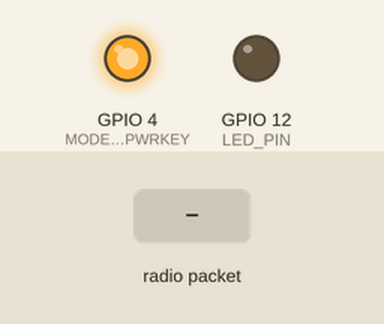
This sketch was run on a simulated ESP32. Parts: output pins drawn as LEDs (lit = HIGH). The test bench sets the inputs (shaded band). Random numbers use the default seed unless the sketch sets one; no MQTT or app messages arrive unless stated; what the sketch prints to the serial monitor is not drawn.

Above: at 1.3 s.
1.4 s: radio packet "OPERACION_NORMAL" arrives
At 2.6 s:
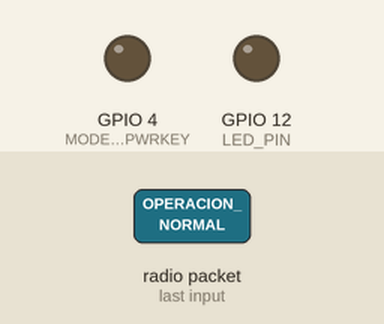
3.1 s: radio packet "1" arrives
At 4.1 s:
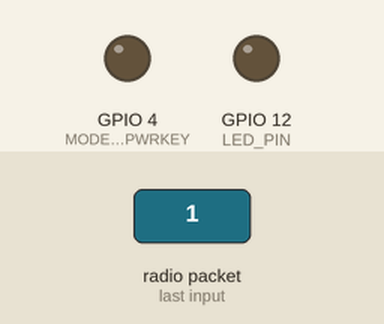
Timing chart, 0 to 6.1 s (numbered marks = the images above; inputs shaded):
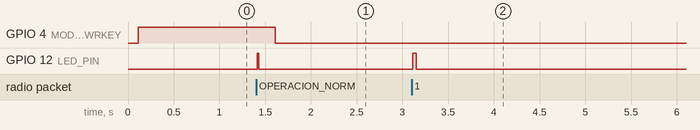

The sketch:

Lilygo-P.ino
```cpp
#define TINY_GSM_MODEM_SIM7070
#define TINY_GSM_RX_BUFFER 1024

#include <TinyGsmClient.h>
#include <PubSubClient.h>
#include <esp_now.h>
#include <WiFi.h> // Se mantiene la librería únicamente porque ESP-NOW la requiere para la capa MAC
#include <ArduinoJson.h>

// ===================== PINES =====================
#define MODEM_TX      27
#define MODEM_RX      26
#define MODEM_PWRKEY  4
#define LED_PIN       12

// ===================== CONFIGURACIÓN RED CELULAR =====================
const char apn[]      = "web.iusacellgsm.mx";
const char gprsUser[] = "iusacellgsm";
const char gprsPass[] = "iusacellgsm";

const char* broker = "broker.hivemq.com";
const char* topicPublish = "itics/mgti/isai/sensor";

// ===================== OBJETOS DE CONEXIÓN =====================
HardwareSerial SerialAT(1);
TinyGsm modem(SerialAT);
TinyGsmClient clientGPRS(modem);
PubSubClient mqtt(clientGPRS);

// ===================== VARIABLES DE CONTROL =====================
String payloadESPNow = "";
volatile bool hayDatoNuevo = false;

enum EstadoModem { ENCIENDO_KEY, APAGO_KEY, ESPERANDO_ESTABILIZACION, MODEM_LISTO };
EstadoModem pasoModem = ENCIENDO_KEY;

#define MAX_BUFFER 10
String bufferDatos[MAX_BUFFER];
int bufferIndex = 0;

unsigned long cronometroModem = 0;
unsigned long ultimoIntentoRed = 0;
const unsigned long intervaloIntentoRed = 15000;

// ===================== CALLBACK ESP-NOW =====================
void onDataRecv(const uint8_t * mac, const uint8_t *incomingData, int len) {
  char buffer[len + 1];
  memcpy(buffer, incomingData, len);
  buffer[len] = '\0';

  payloadESPNow = String(buffer);
  hayDatoNuevo = true;
}

// ===================== SETUP =====================
void setup() {
  Serial.begin(115200);
  delay(100);

  Serial.println("\n=== INICIALIZANDO GATEWAY CELULAR FUELGUARD ===");

  pinMode(LED_PIN, OUTPUT);
  pinMode(MODEM_PWRKEY, OUTPUT);
  digitalWrite(MODEM_PWRKEY, LOW);

  // 1. Configurar radio estrictamente para ESP-NOW (WiFi deshabilitado para evitar conflictos)
  WiFi.mode(WIFI_STA);
  WiFi.disconnect();
  Serial.print("[SISTEMA] Dirección MAC de la LilyGO: ");
  Serial.println(WiFi.macAddress());

  // 2. Arrancar ESP-NOW de forma inmediata (Máxima prioridad de escucha local)
  if (esp_now_init() != ESP_OK) {
    Serial.println("[ESP-NOW] Error crítico al inicializar el receptor.");
  } else {
    Serial.println("[ESP-NOW] Receptor activo. Escuchando telemetría de la Heltec V3...");
  }
  esp_now_register_recv_cb(onDataRecv);

  // 3. Inicializar puerto serie de comandos AT para el módem
  SerialAT.begin(115200, SERIAL_8N1, MODEM_RX, MODEM_TX);

  // 4. Configurar Broker MQTT sobre la red celular
  mqtt.setServer(broker, 1883);
  mqtt.setKeepAlive(60);

  cronometroModem = millis();
}

// ===================== MAQUINA DE ESTADOS ASÍNCRONA DEL MÓDEM =====================
void actualizarHardwareModem() {
  unsigned long tiempoActual = millis();

  switch (pasoModem) {
    case ENCIENDO_KEY:
      Serial.println("[MÓDEM] Enviando pulso de encendido a PWRKEY...");
      digitalWrite(MODEM_PWRKEY, HIGH);
      cronometroModem = tiempoActual;
      pasoModem = APAGO_KEY;
      break;

    case APAGO_KEY:
      if (tiempoActual - cronometroModem >= 1500) {
        digitalWrite(MODEM_PWRKEY, LOW);
        Serial.println("[MÓDEM] Pulso finalizado. Esperando respuesta del firmware interno...");
        cronometroModem = tiempoActual;
        pasoModem = ESPERANDO_ESTABILIZACION;
      }
      break;

    case ESPERANDO_ESTABILIZACION:
      if (tiempoActual - cronometroModem >= 4000) {
        Serial.println("[MÓDEM] Validando comunicación mediante comandos AT...");
        if (modem.testAT()) {
          Serial.println("[MÓDEM] >>> HARDWARE SIM7070G OPERATIVO Y RESPONDIENDO OK <<<");
          pasoModem = MODEM_LISTO;
        } else {
          Serial.println("[MÓDEM] [AVISO] Sin respuesta AT. Reintentando secuencia de encendido...");
          pasoModem = ENCIENDO_KEY;
        }
      }
      break;

    case MODEM_LISTO:
      break;
  }
}

// ===================== GESTOR DE RED CELULAR NO BLOQUEANTE =====================
void asegurarConexion() {
  if (pasoModem != MODEM_LISTO) return;

  unsigned long tiempoActual = millis();

  if (tiempoActual - ultimoIntentoRed >= intervaloIntentoRed || ultimoIntentoRed == 0) {
    ultimoIntentoRed = tiempoActual;

    if (!modem.isNetworkConnected()) {
      Serial.println("[CELULAR] Buscando repetidor / torre celular en la zona...");
      if (!modem.waitForNetwork(1000)) { // Timeout de 1 segundo para no congelar el loop
        Serial.println("[CELULAR] Red celular no disponible por el momento.");
        return;
      }
    }

    if (modem.isNetworkConnected() && !modem.isGprsConnected()) {
      Serial.println("[GPRS] Solicitando conexión de datos al APN...");
      if (!modem.gprsConnect(apn, gprsUser, gprsPass)) {
        Serial.println("[GPRS] Falló la autenticación o conexión de datos.");
        return;
      } else {
        Serial.println("[GPRS] >>> CONECTADO CORRECTAMENTE A INTERNET CELULAR <<<");
      }
    }
  }
}

// 🔄 Asegurar Servidor MQTT
void asegurarMQTT() {
  if (!modem.isGprsConnected()) return;

  if (!mqtt.connected()) {
    Serial.print("[MQTT] Conectando al broker HiveMQ vía GPRS Celular...");
    String clientId = "GatewayFuelGuard-" + String(random(0xffff), HEX);
    if (mqtt.connect(clientId.c_str())) {
      Serial.println(" ¡CONECTADO EXITOSAMENTE!");
    } else {
      Serial.print(" Falló conexión. Código rc = ");
      Serial.println(mqtt.state());
    }
  }
}

// 📤 Enviar dato o guardar en buffer
void enviarODefinirBuffer(String data) {
  // Mostrar en consola exactamente el JSON que va saliendo hacia Grafana/Node-RED
  Serial.println("\n--------------------------------------------------");
  Serial.println("[MQTT SEND] >>> TRANSMITIENDO AL BROKER HIVEMQ <<<");
  Serial.print("[MQTT DATA] Payload: ");
  Serial.println(data);

  if (modem.isGprsConnected() && mqtt.connected() && mqtt.publish(topicPublish, data.c_str())) {
    Serial.println("[MQTT STATUS] ¡Confirmación de recepción recibida con éxito!");
    Serial.println("--------------------------------------------------\n");
  } else {
    Serial.println("[BUFFER] Servidor inalcanzable. Guardando paquete en memoria local...");
    Serial.println("--------------------------------------------------\n");
    if (bufferIndex < MAX_BUFFER) {
      bufferDatos[bufferIndex++] = data;
    } else {
      Serial.println("[BUFFER LLENO] Descartando el registro histórico más antiguo.");
      for (int i = 1; i < MAX_BUFFER; i++) {
        bufferDatos[i - 1] = bufferDatos[i];
      }
      bufferDatos[MAX_BUFFER - 1] = data;
    }
  }
}

// 🔁 Reenviar buffer
void enviarBufferPendiente() {
  if (bufferIndex == 0 || !mqtt.connected()) return;

  Serial.print("[HISTORIAL] Procesando y vaciando ");
  Serial.print(bufferIndex);
  Serial.println(" paquetes retenidos en cola...");
  int enviadosConExito = 0;

  for (int i = 0; i < bufferIndex; i++) {
    if (mqtt.publish(topicPublish, bufferDatos[i].c_str())) {
      enviadosConExito++;
    } else {
      break;
    }
  }

  if (enviadosConExito > 0) {
    int restantes = bufferIndex - enviadosConExito;
    for (int i = 0; i < restantes; i++) {
      bufferDatos[i] = bufferDatos[i + enviadosConExito];
    }
    bufferIndex = restantes;
    Serial.println("[HISTORIAL] Sincronización de cola completada.");
  }
}

// ===================== LOOP PRINCIPAL (100% INMUNE A CUELGUES) =====================
void loop() {
  // 1. Procesar secuencia física del módem en segundo plano
  actualizarHardwareModem();

  // 2. Monitorear e interconectar a la red de datos celular
  asegurarConexion();

  // 3. Si hay canal GPRS activo, mantener vivo MQTT y enviar pendientes
  if (modem.isGprsConnected()) {
    asegurarMQTT();
    if (mqtt.connected()) {
      mqtt.loop();
      enviarBufferPendiente();
    }
  }

  // 4. Recepción y procesamiento instantáneo desde Heltec por ESP-NOW
  if (hayDatoNuevo) {
    digitalWrite(LED_PIN, HIGH);

    // Imprimir en consola el paquete crudo tal y como va llegando por el aire desde la Heltec
    Serial.println("\n==================================================");
    Serial.println("[ESP-NOW RECV] <<< PAQUETE DE DATOS ENTRANTE >>>");
    Serial.print("[ESP-NOW DATA] JSON Crudo: ");
    Serial.println(payloadESPNow);
    Serial.println("==================================================");

    StaticJsonDocument<384> docRecibido;
    DeserializationError error = deserializeJson(docRecibido, payloadESPNow);

    if (!error) {
      int f1 = docRecibido["flujo1"];
      int f2 = docRecibido["flujo2"];
      int reed = docRecibido["reed"];
      float latitud_heltec = docRecibido["lat"];
      float longitud_heltec = docRecibido["lng"];

      static unsigned long acumuladoF1 = 0;
      static unsigned long acumuladoF2 = 0;

      acumuladoF1 += f1;
      acumuladoF2 += f2;

      String diagnostico = "OPERACION_NORMAL";
      bool esAlertaCritica = false;

      if (f1 > 0 && f2 == 0) {
        diagnostico = "ALERTA_ORDEÑA_RETORNO";
        esAlertaCritica = true;
      }
      else if (reed == 0) {
        if (f1 > 0) {
          diagnostico = "ALERTA_SABOTAJE_TAPA_EN_MOVIMIENTO";
          esAlertaCritica = true;
        } else {
          diagnostico = "ALERTA_APERTURA_SOSPECHOSA";
          esAlertaCritica = true;
        }
      }
      else if (f1 == 0 && f2 == 0) {
        diagnostico = "APAGADO_SEGURO";
      }

      static String ultimoEstadoEnviado = "";
      static unsigned long ultimoEnvioMQTT = 0;
      unsigned long tiempoActual = millis();

      unsigned long intervaloTransmision = 300000;

      if (diagnostico == "OPERACION_NORMAL") {
        intervaloTransmision = 60000;
      } else if (esAlertaCritica) {
        intervaloTransmision = 3000;
      }

      if (esAlertaCritica || (diagnostico != ultimoEstadoEnviado) || (tiempoActual - ultimoEnvioMQTT >= intervaloTransmision) || ultimoEnvioMQTT == 0) {

        StaticJsonDocument<384> docEnvio;
        docEnvio["flujo1"] = acumuladoF1;
        docEnvio["flujo2"] = acumuladoF2;
        docEnvio["lat"] = latitud_heltec;
        docEnvio["lng"] = longitud_heltec;
        docEnvio["gateway"] = "Tanque-01";
        docEnvio["status"] = diagnostico;

        char bufferFinal[384];
        serializeJson(docEnvio, bufferFinal);

        // Envía el JSON procesado final
        enviarODefinirBuffer(String(bufferFinal));

        ultimoEstadoEnviado = diagnostico;
        ultimoEnvioMQTT = tiempoActual;

        acumuladoF1 = 0;
        acumuladoF2 = 0;

      } else {
        Serial.print("."); // Indicador visual de que el programa sigue corriendo pero no cumple tiempo de envío
      }

    } else {
      Serial.println("[ESP-NOW ERROR] El formato JSON recibido está corrupto o incompleto.");
    }

    digitalWrite(LED_PIN, LOW);
    hayDatoNuevo = false;
  }
}
```

Measured:
- after the input at 1.4 s, GPIO 12 (LED_PIN): LOW → HIGH at once, → LOW 0.02 s later
- after the input at 3.1 s, GPIO 12 (LED_PIN): LOW → HIGH at once, → LOW 0.04 s later
